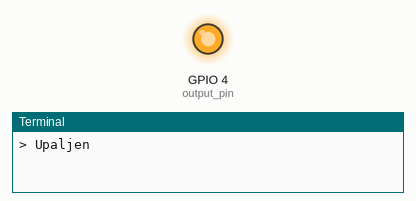
Recording of a program running on a simulated Raspberry Pi (BCM pin numbers). Parts: output pins drawn as LEDs (lit = HIGH), the last lines printed to the terminal.

Above: at 0.5 s.
At 5.0 s:
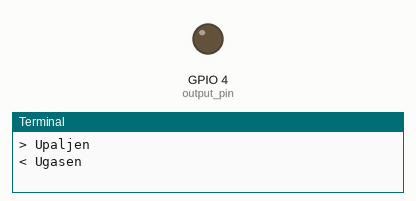
Timing chart, 0 to 6.9 s (numbered marks = the images above):
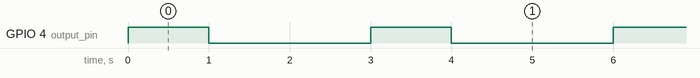

Measured:
- by itself, GPIO 4 (output_pin): alternates HIGH for 1.0 s and LOW for 2.0 s

The program:

laser_test.py
```python
import RPi.GPIO as GPIO
from time import sleep

output_pin = 4

def setup():
    GPIO.setmode(GPIO.BCM)
    GPIO.setup(output_pin, GPIO.OUT)

def loop():
    while True:
        GPIO.output(output_pin, GPIO.HIGH)
        print("> Upaljen")
        sleep(1)
        GPIO.output(output_pin, GPIO.LOW)
        print("< Ugasen\n")
        sleep(2)


def destroy():
    GPIO.cleanup()

if __name__ == '__main__':
    setup()
    try:
        loop()
    except KeyboardInterrupt:
        destroy()
```
